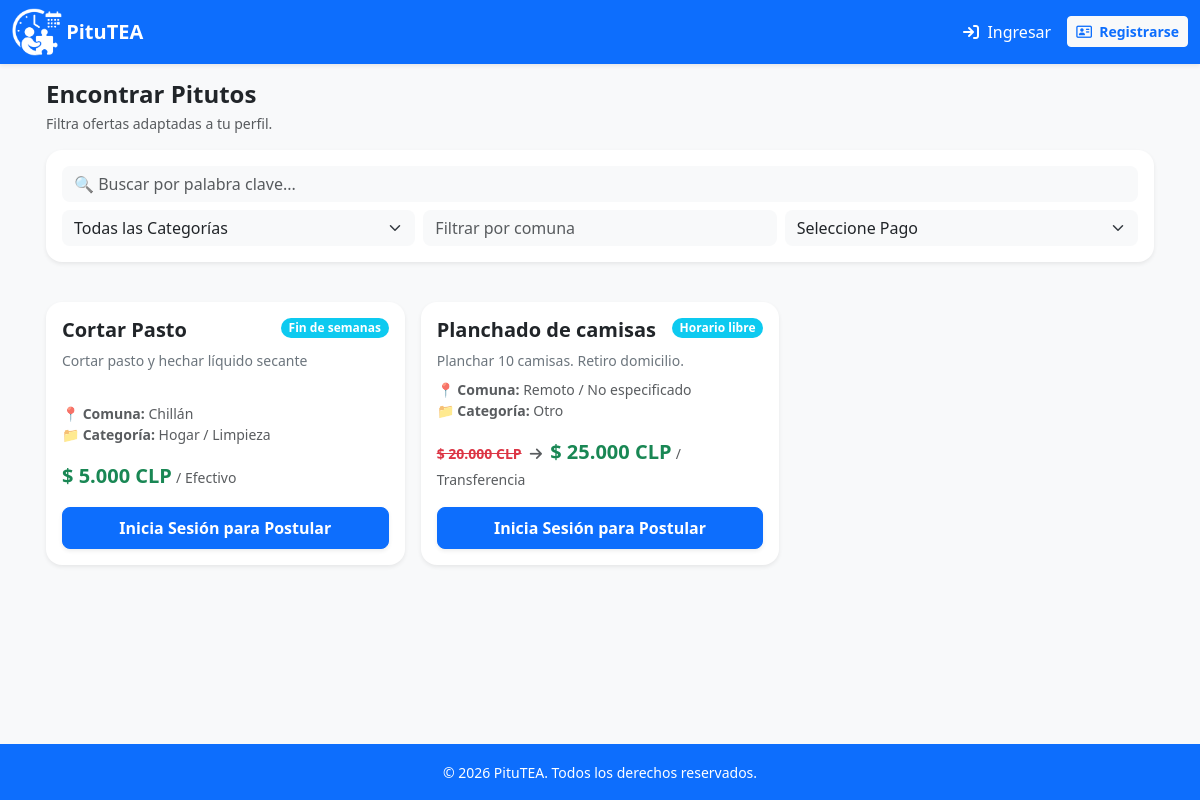
The page / on the database its author committed.
### app_pitutea/models.py (models this page shows, shortened)
class Pituto(models.Model):
    TIPO_PAGO_CHOICES = [
        ('Transferencia', 'Transferencia'),
        ('Efectivo', 'Efectivo'),
    ]
    ESTADO_CHOICES = [
        ('ACTIVO', 'Activo'),
        ('OTORGADO', 'Trabajo Otorgado'),
        ('FINALIZADO', 'Finalizado'),
    ]
    CALIFICACION_CHOICES = [(i, str(i)) for i in range(1, 6)]
    creador = models.ForeignKey(User, on_delete=models.CASCADE, related_name='pitutos_creados', verbose_name="Oferente creador")
    titulo = models.CharField(max_length=200, verbose_name="Título del Pituto")
    descripcion = models.TextField(verbose_name="Descripción detallada")
    categoria = models.CharField(max_length=20, choices=CATEGORIAS_CHOICES, default='otro', verbose_name="Categoría del trabajo")
    comuna = models.CharField(max_length=100, blank=True, null=True, verbose_name="Comuna (Dejar en blanco si es Remoto)")
    pago = models.CharField(max_length=50, verbose_name="Monto a pagar (Ej: $15.000)")
    pago_anterior = models.CharField(max_length=50, blank=True, null=True, verbose_name="Monto anterior (tachado)")
    tipo_pago = models.CharField(max_length=20, choices=TIPO_PAGO_CHOICES, default='tarea', verbose_name="Modalidad de pago")
    flexibilidad = models.CharField(max_length=100, verbose_name="Etiqueta de Flexibilidad (Ej: Remoto / Noche)")
    activo = models.BooleanField(default=True, verbose_name="¿Está activo?")
    fecha_creacion = models.DateTimeField(auto_now_add=True)
    estado = models.CharField(
        max_length=20,
        choices=ESTADO_CHOICES,
        default='ACTIVO',
        verbose_name="Estado del Pituto"
    )
    cuidador_seleccionado = models.ForeignKey(
        User,
        on_delete=models.SET_NULL,
        null=True, blank=True,
        related_name='pitutos_asignados',
        verbose_name="Cuidador seleccionado"
    )
    fecha_finalizacion = models.DateTimeField(null=True, blank=True, verbose_name="Fecha de finalización")
    calificacion_a_cuidador = models.IntegerField(
        null=True, blank=True,
        choices=CALIFICACION_CHOICES,
        verbose_name="Calificación al cuidador (1-5)"
    )
    comentario_a_cuidador = models.TextField(
        null=True, blank=True,
        verbose_name="Comentario al cuidador"
    )
    calificacion_a_oferente = models.IntegerField(
        null=True, blank=True,
        choices=CALIFICACION_CHOICES,
        verbose_name="Calificación al oferente (1-5)"
    )
    comentario_a_oferente = models.TextField(
        null=True, blank=True,
        verbose_name="Comentario al oferente"
    )
    @property
    def pago_formateado(self):
        if not self.pago:
            return ""
        import re
        digitos = ''.join(re.findall(r'\d+', self.pago))
        if not digitos:
            return self.pago
        try:
            valor = int(digitos)
            valor_formateado = f"{valor:,}".replace(",", ".")
            return f"$ {valor_formateado} CLP"
        except ValueError:
            return self.pago
    @property
    def pago_anterior_formateado(self):
        if not self.pago_anterior:
            return None
        import re
        digitos = ''.join(re.findall(r'\d+', self.pago_anterior))
        if not digitos:
            return self.pago_anterior
        try:
            valor = int(digitos)
            valor_formateado = f"{valor:,}".replace(",", ".")
            return f"$ {valor_formateado} CLP"
        except ValueError:
            return self.pago_anterior
    class Meta:
        verbose_name = "Pituto"
        verbose_name_plural = "Pitutos"
        ordering = ['-fecha_creacion']

### app_pitutea/views.py (the view, shortened to what this page needs)
# urls.py: path('', views.listar_ofertas, name='listar_ofertas'),
def listar_ofertas(request):
    ofertas = Pituto.objects.filter(activo=True, estado='ACTIVO')
    q = request.GET.get('q', '')
    if q:
        ofertas = ofertas.filter(Q(titulo__icontains=q) | Q(descripcion__icontains=q))
    tipo = request.GET.get('tipo', '')
    if tipo:
        ofertas = ofertas.filter(tipo_pago=tipo)
    categoria = request.GET.get('categoria', '')
    if categoria:
        ofertas = ofertas.filter(categoria=categoria)
    comuna = request.GET.get('comuna', '')
    if comuna:
        ofertas = ofertas.filter(comuna__icontains=comuna)
    context = {
        'ofertas': ofertas,
        'q': q, 'tipo': tipo, 'categoria': categoria, 'comuna': comuna,
    }
    if request.headers.get('HX-Request') == 'true':
        return render(request, 'parcial_grilla_ofertas.html', context)
    return render(request, 'ofertas.html', context)

### app_pitutea/templates/ofertas.html (shortened to what this page needs)
{% extends 'base.html' %}
{% block content %}
<div class="row mb-3">
    <div class="col-12">
        <h1 class="h4 fw-bold text-dark mb-1">Encontrar Pitutos</h1>
        <p class="text-muted small">Filtra ofertas adaptadas a tu perfil.</p>
        <form class="bg-white p-3 rounded-4 shadow-sm mb-4"
              hx-get="{% url 'listar_ofertas' %}"
              hx-target="#grilla-ofertas"
              hx-trigger="input from:input, change from:select">
            <div class="row g-2 mb-2">
                <div class="col-12">
                    <input type="search" name="q" class="form-control rounded-3 bg-light border-0" placeholder="🔍 Buscar por palabra clave...">
                </div>
            </div>
            <div class="row g-2">
                <div class="col-12 col-md-4">
                    <select name="categoria" class="form-select rounded-3 bg-light border-0">
                        <option value="">Todas las Categorías</option>
                    </select>
                </div>
                <div class="col-6 col-md-4">
                    <input type="text" name="comuna" class="form-control rounded-3 bg-light border-0" placeholder="Filtrar por comuna">
                </div>
                <div class="col-6 col-md-4">
                    <select name="tipo" class="form-select rounded-3 bg-light border-0">
                        <option value="">Seleccione Pago</option>
                    </select>
                </div>
            </div>
        </form>
    </div>
</div>
<div id="grilla-ofertas" class="row g-3">
    {% include 'parcial_grilla_ofertas.html' %}
</div>
{% endblock %}

### app_pitutea/templates/parcial_grilla_ofertas.html (shortened to what this page needs)
{% for oferta in ofertas %}
<div class="col-12 col-md-6 col-lg-4">
    <div class="card h-100 shadow-sm rounded-4 {% if oferta.es_recomendado %}border-primary border-2{% else %}border-0{% endif %}">
        <div class="card-body d-flex flex-column">
            <div class="d-flex justify-content-between align-items-start mb-2">
                <h5 class="card-title fw-bold mb-0 text-dark">{{ oferta.titulo }}</h5>
                <span class="badge rounded-pill text-bg-info text-white">{{ oferta.flexibilidad }}</span>
            </div>
            <p class="card-text text-secondary small flex-grow-1 mb-2">{{ oferta.descripcion }}</p>
            <div class="mb-3 small text-muted">
                <strong>📍 Comuna:</strong> {{ oferta.comuna|default:"Remoto / No especificado" }}<br>
                <strong>📁 Categoría:</strong> {{ oferta.get_categoria_display }}
            </div>
            <div class="mt-auto mb-3">
                {% if oferta.pago_anterior %}
                <span class="text-danger small fw-bold text-decoration-line-through me-1">{{ oferta.pago_anterior_formateado }}</span>
                <i class="fa-solid fa-arrow-right text-muted small me-1"></i>
                {% endif %}
                <span class="fs-5 fw-bold text-success">{{ oferta.pago_formateado }}</span>
                <span class="text-muted small">/ {{ oferta.tipo_pago }}</span>
            </div>
            {% if user.is_authenticated %}
                {% if user.perfil.rol == 'CUIDADOR' %}
                    <button
                        class="btn btn-primary w-100 fw-bold py-2 rounded-3 shadow-sm"
                        hx-post="{% url 'postular_pituto' oferta.id %}"
                        hx-swap="outerHTML"
                        hx-headers='{"X-CSRFToken": "{{ csrf_token }}"}'>
                        Postular Ahora
                    </button>
                {% else %}
                    <button class="btn btn-outline-secondary w-100 fw-bold py-2 rounded-3 disabled" disabled>
                        Solo Cuidadores
                    </button>
                {% endif %}
            {% else %}
                <a href="{% url 'login' %}" class="btn btn-primary w-100 fw-bold py-2 rounded-3 shadow-sm">
                    Inicia Sesión para Postular
                </a>
            {% endif %}
        </div>
    </div>
</div>
{% endfor %}

### app_pitutea/templates/base.html (style rules this page uses)
body { padding-bottom: 70px; -webkit-tap-highlight-color: transparent; }
@media (min-width: 992px) { body { padding-bottom: 0; } }

### rows shown on the page
Pituto: titulo "Cortar Pasto", flexibilidad "Fin de semanas", descripcion "Cortar pasto y hechar líquido secante", comuna "Chillán", categoria "Hogar / Limpieza", pago_formateado "$ 5.000 CLP", tipo_pago "Efectivo"
Pituto: titulo "Planchado de camisas", flexibilidad "Horario libre", descripcion "Planchar 10 camisas. Retiro domicilio.", comuna "Remoto / No especificado", categoria "Otro", pago_anterior_formateado "$ 20.000 CLP", pago_formateado "$ 25.000 CLP", tipo_pago "Transferencia"
